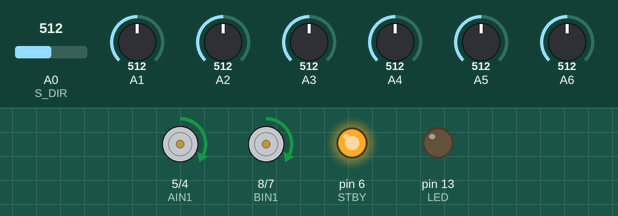
Simulated run of this sketch. Board: Arduino Nano, built with avr-gcc and run on an emulated ATmega328P. Parts: motor-driver pin pairs drawn as motors (green arrow = first pin HIGH = forward, orange = second pin HIGH = backward, longer = more drive, scaled by the enable pin, stopped while the standby pin is LOW), output pins drawn as LEDs (lit = HIGH). The test bench sets the inputs (shaded band); at power-on: A1 = 512, A5 = 512, A2 = 512, A6 = 512, A3 = 512, A4 = 512, A0 (S_DIR) = 512.

Above: at 8.7 s.
8.8 s: A1 set to 490
At 9.1 s:
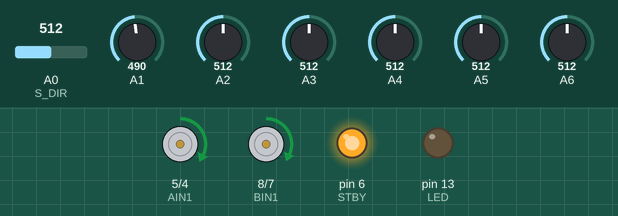
10.3 s: A5 set to 490
At 11.5 s:
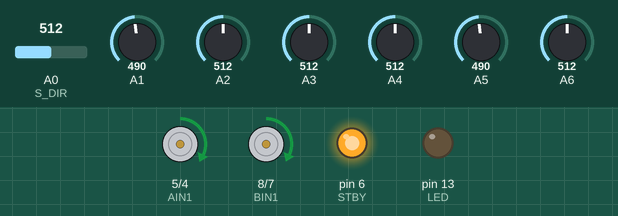
11.8 s: A2 set to 716
At 12.9 s:
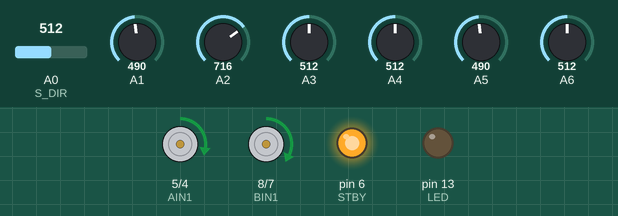
13.3 s: A6 set to 716
At 13.9 s:
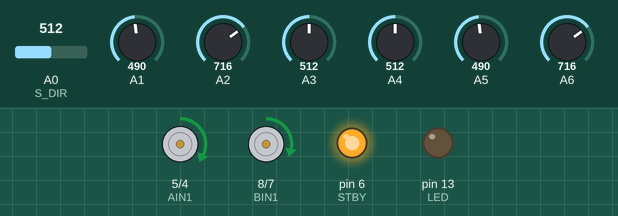
14.8 s: A3 set to 490
At 15.6 s:
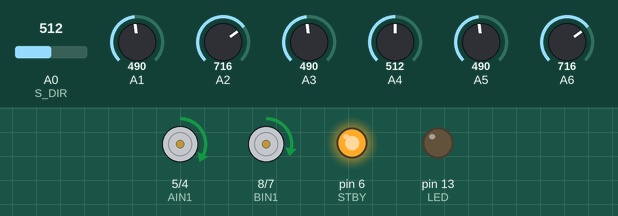
16.3 s: A4 set to 490
At 17.1 s:
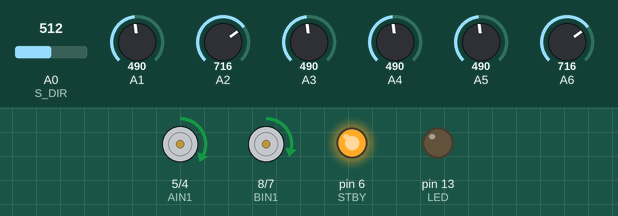
Timing chart, 0 to 18.8 s (numbered marks = the images above; inputs shaded):
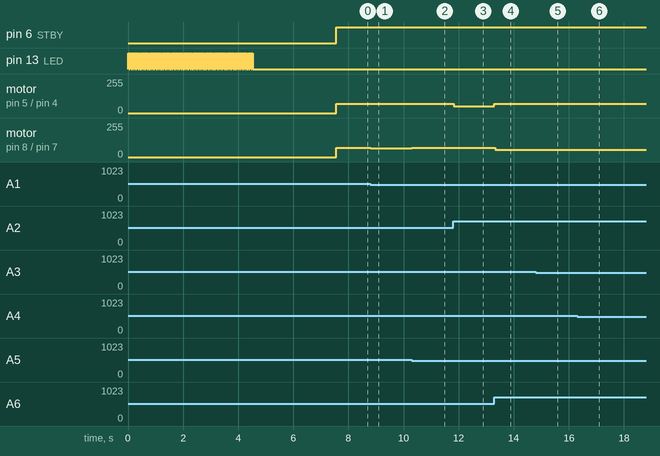

The sketch:

tuk-tuk.ino
```cpp
#include <QTRSensors.h>

//Mapeamento de pinos
#define STBY 6
#define AIN1 5
#define AIN2 4
#define PWMB 9
#define PWMA 3
#define BIN1 8
#define BIN2 7
#define NUM_SENSORS 6
#define NUM_SAMPLES_PER_SENSOR 4
#define EMITTER_PIN 11
#define LED 13
#define S_DIR A0
#define S_ESQ A7
#define STOP_TIME 11
// 25 de tempo com 80 de velocidade na pista oficial!

// Constantes para PID
float KP = 0.10;
float KD = 1.10;
float Ki = 0.0150;

// Velocidade Máxima
//int Velmax = 125;
int Velmax = 70;

// Data para integral
int error1 = 0;
int error2 = 0;
int error3 = 0;
int error4 = 0;
int error5 = 0;
int error6 = 0;

unsigned int position = 0;

//declaraos variables para utilizar PID
int proporcional = 0; // Proporcional
int integral = 0;     //Intrgral
int derivativo = 0;   // Derivativo

int diferencial = 0; // Diferencia aplicada a los motores
int last_prop;       // Última valor del proporcional (utilizado para calcular la derivada del error)
int Target = 2500;   // Setpoint (Como utilizamos 6 sensores, la línea debe estar entre 0 y 5000, por lo que el ideal es que esté en 2500)


unsigned long setup_time = 0;

QTRSensorsAnalog qtra((unsigned char[]){A1, A2, A3, A4, A5, A6}, NUM_SENSORS, NUM_SAMPLES_PER_SENSOR, EMITTER_PIN);

unsigned int sensorValues[NUM_SENSORS];

void Motoriz(int value)
{
    if (value >= 0)
    {
        digitalWrite(BIN1, HIGH);
        digitalWrite(BIN2, LOW);
    }
    else
    {
        digitalWrite(BIN1, LOW);
        digitalWrite(BIN2, HIGH);
        value *= -1;
    }
    analogWrite(PWMB, value);
}

void Motorde(int value)
{
    if (value >= 0)
    {
        digitalWrite(AIN1, HIGH);
        digitalWrite(AIN2, LOW);
    }
    else
    {
        digitalWrite(AIN1, LOW);
        digitalWrite(AIN2, HIGH);
        value *= -1;
    }
    analogWrite(PWMA, value);
}

void Motor(int left, int righ)
{
    digitalWrite(STBY, HIGH);
    Motoriz(left);
    Motorde(righ);
}

void freno(boolean left, boolean righ, int value)
{
    digitalWrite(STBY, HIGH);
    if (left)
    {
        digitalWrite(BIN1, HIGH);
        digitalWrite(BIN2, HIGH);
        analogWrite(PWMB, value);
    }
    if (righ)
    {
        digitalWrite(AIN1, HIGH);
        digitalWrite(AIN2, HIGH);
        analogWrite(PWMA, value);
    }
}

void setup()
{
    pinMode(LED, OUTPUT);
    pinMode(BIN2, OUTPUT);
    pinMode(STBY, OUTPUT);
    pinMode(BIN1, OUTPUT);
    pinMode(PWMB, OUTPUT);
    pinMode(AIN1, OUTPUT);
    pinMode(AIN2, OUTPUT);
    pinMode(PWMA, OUTPUT);

    for (int i = 0; i < 70; i++)
    {
      digitalWrite(LED, HIGH);
      delay(20);
      qtra.calibrate();
      digitalWrite(LED, LOW);
      delay(20);
    }
    delay(3000);
    setup_time = millis();
}


void loop()
{
    position = qtra.readLine(sensorValues, true, true);
    proporcional = ((int)position) - 2500;

    if (proporcional <= -Target)
    {
      Motorde(0);
      freno(true, false, 255);
    }
    else if (proporcional >= Target)
    {
      Motoriz(0);
      freno(false, true, 255);
    }

    derivativo = proporcional - last_prop;
    integral = error1 + error2 + error3 + error4 + error5 + error6;
    last_prop = proporcional;

    error6 = error5;
    error5 = error4;
    error4 = error3;
    error3 = error2;
    error2 = error1;
    error1 = proporcional;

    int diferencial = (proporcional * KP) + (derivativo * KD) + (integral * Ki);

    if (diferencial > Velmax)
      diferencial = Velmax;
    else if (diferencial < -Velmax)
      diferencial = -Velmax;

    (diferencial < 0) ? Motor(Velmax + diferencial, Velmax) : Motor(Velmax, Velmax - diferencial);

    stop();
}

int finish;
unsigned long seconds = 0;

void stop()
{
  seconds = (millis() - setup_time) / 1000;
  if((seconds) >= STOP_TIME)
  {
    finish = analogRead(S_DIR);

    if(finish <= 500) {
      freno(true, true, 255);
      delay(20000);
    }
  }
}
```

Measured:
- after the input at 8.8 s, motor on pin 8 (BIN1) / pin 7 (BIN2): forward 70/255 → forward 67/255 at once
- after the input at 10.3 s, motor on pin 8 (BIN1) / pin 7 (BIN2): forward 67/255 → forward 69/255 at once
- after the input at 11.8 s, motor on pin 5 (AIN1) / pin 4 (AIN2): forward 70/255 → forward 52/255 at once; motor on pin 8 (BIN1) / pin 7 (BIN2): forward 69/255 → forward 70/255 at once
- after the input at 13.3 s, motor on pin 5 (AIN1) / pin 4 (AIN2): forward 52/255 → forward 70/255 at once; motor on pin 8 (BIN1) / pin 7 (BIN2): forward 70/255 → forward 55/255 at once
- after the input at 14.8 s, motor on pin 8 (BIN1) / pin 7 (BIN2): forward 55/255 → forward 54/255 at once
- after the input at 16.3 s, motor on pin 8 (BIN1) / pin 7 (BIN2): forward 54/255 → forward 55/255 at once
